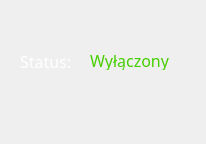
<?xml version="1.0" encoding="UTF-8"?>
<ui version="4.0">
 <class>StatusDialog1</class>
 <widget class="QDialog" name="StatusDialog1">
  <property name="geometry">
   <rect>
    <x>0</x>
    <y>0</y>
    <width>206</width>
    <height>144</height>
   </rect>
  </property>
  <property name="windowTitle">
   <string>Dialog</string>
  </property>
  <widget class="QLabel" name="label">
   <property name="geometry">
    <rect>
     <x>0</x>
     <y>0</y>
     <width>204</width>
     <height>144</height>
    </rect>
   </property>
   <property name="text">
    <string/>
   </property>
   <property name="pixmap">
    <pixmap>images/bg.png</pixmap>
   </property>
  </widget>
  <widget class="QLabel" name="label_2">
   <property name="geometry">
    <rect>
     <x>20</x>
     <y>50</y>
     <width>62</width>
     <height>23</height>
    </rect>
   </property>
   <property name="font">
    <font>
     <family>Trajan Pro 3</family>
     <pointsize>12</pointsize>
    </font>
   </property>
   <property name="layoutDirection">
    <enum>Qt::LeftToRight</enum>
   </property>
   <property name="styleSheet">
    <string notr="true">color: rgb(255, 255, 255);</string>
   </property>
   <property name="text">
    <string>Status:</string>
   </property>
  </widget>
  <widget class="QLabel" name="label_3">
   <property name="geometry">
    <rect>
     <x>90</x>
     <y>50</y>
     <width>102</width>
     <height>20</height>
    </rect>
   </property>
   <property name="font">
    <font>
     <family>Trajan Pro</family>
     <pointsize>12</pointsize>
    </font>
   </property>
   <property name="styleSheet">
    <string notr="true">color: rgb(68, 206, 0);</string>
   </property>
   <property name="text">
    <string>Wyłączony</string>
   </property>
  </widget>
 </widget>
 <resources/>
 <connections/>
</ui>
